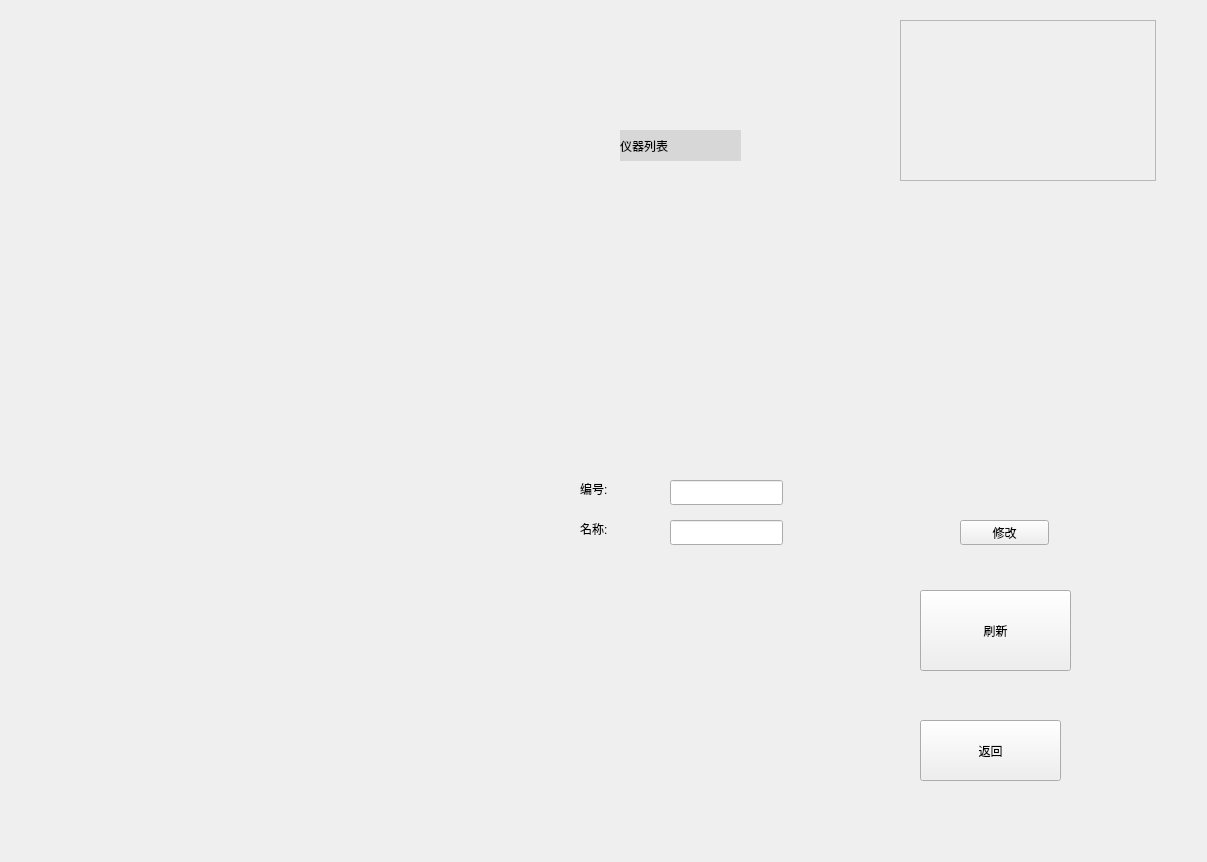
<?xml version="1.0" encoding="UTF-8"?>
<ui version="4.0">
 <class>UpperMachineSetting</class>
 <widget class="QWidget" name="UpperMachineSetting">
  <property name="geometry">
   <rect>
    <x>0</x>
    <y>0</y>
    <width>1207</width>
    <height>862</height>
   </rect>
  </property>
  <property name="windowTitle">
   <string>Form</string>
  </property>
  <property name="styleSheet">
   <string notr="true"/>
  </property>
  <widget class="QLabel" name="Setup_UpperMachineSetting_lbBg">
   <property name="geometry">
    <rect>
     <x>530</x>
     <y>40</y>
     <width>321</width>
     <height>291</height>
    </rect>
   </property>
   <property name="styleSheet">
    <string notr="true">background-image: url(:/images/wifibg.png);</string>
   </property>
   <property name="text">
    <string/>
   </property>
  </widget>
  <widget class="QLabel" name="Setup_UpperMachineSetting_lbMachine">
   <property name="geometry">
    <rect>
     <x>620</x>
     <y>130</y>
     <width>121</width>
     <height>31</height>
    </rect>
   </property>
   <property name="styleSheet">
    <string notr="true">background-color: rgb(215, 215, 215);</string>
   </property>
   <property name="text">
    <string>仪器列表</string>
   </property>
  </widget>
  <widget class="QPushButton" name="Setup_UpperMachineSetting_BtnModify">
   <property name="geometry">
    <rect>
     <x>960</x>
     <y>520</y>
     <width>89</width>
     <height>25</height>
    </rect>
   </property>
   <property name="styleSheet">
    <string notr="true">background-image: url(:/images/updatebt.png);</string>
   </property>
   <property name="text">
    <string>修改</string>
   </property>
  </widget>
  <widget class="QPushButton" name="Setup_UpperMachineSetting_BtnFlush">
   <property name="geometry">
    <rect>
     <x>920</x>
     <y>590</y>
     <width>151</width>
     <height>81</height>
    </rect>
   </property>
   <property name="styleSheet">
    <string notr="true">background-image: url(:/images/userback.png);</string>
   </property>
   <property name="text">
    <string>刷新</string>
   </property>
  </widget>
  <widget class="QPushButton" name="Setup_UpperMachineSetting_BtnBack">
   <property name="geometry">
    <rect>
     <x>920</x>
     <y>720</y>
     <width>141</width>
     <height>61</height>
    </rect>
   </property>
   <property name="styleSheet">
    <string notr="true">background-image: url(:/images/userback.png);</string>
   </property>
   <property name="text">
    <string>返回</string>
   </property>
  </widget>
  <widget class="QLineEdit" name="Setup_UpperMachineSetting_leNo">
   <property name="geometry">
    <rect>
     <x>670</x>
     <y>480</y>
     <width>113</width>
     <height>25</height>
    </rect>
   </property>
  </widget>
  <widget class="QLabel" name="Setup_UpperMachineSetting_lbNo">
   <property name="geometry">
    <rect>
     <x>580</x>
     <y>480</y>
     <width>67</width>
     <height>17</height>
    </rect>
   </property>
   <property name="text">
    <string>编号:</string>
   </property>
  </widget>
  <widget class="QLineEdit" name="Setup_UpperMachineSetting_leName">
   <property name="geometry">
    <rect>
     <x>670</x>
     <y>520</y>
     <width>113</width>
     <height>25</height>
    </rect>
   </property>
  </widget>
  <widget class="QLabel" name="Setup_UpperMachineSetting_lbName">
   <property name="geometry">
    <rect>
     <x>580</x>
     <y>520</y>
     <width>67</width>
     <height>17</height>
    </rect>
   </property>
   <property name="text">
    <string>名称:</string>
   </property>
  </widget>
  <widget class="QTableView" name="Setup_UpperMachineSetting_tbMachine">
   <property name="geometry">
    <rect>
     <x>900</x>
     <y>20</y>
     <width>256</width>
     <height>161</height>
    </rect>
   </property>
   <property name="styleSheet">
    <string notr="true">selection-background-color: rgb(211, 0, 0);
selection-color: rgb(204, 0, 0);
background-color: rgb(239, 239, 239);</string>
   </property>
  </widget>
 </widget>
 <resources/>
 <connections/>
</ui>
